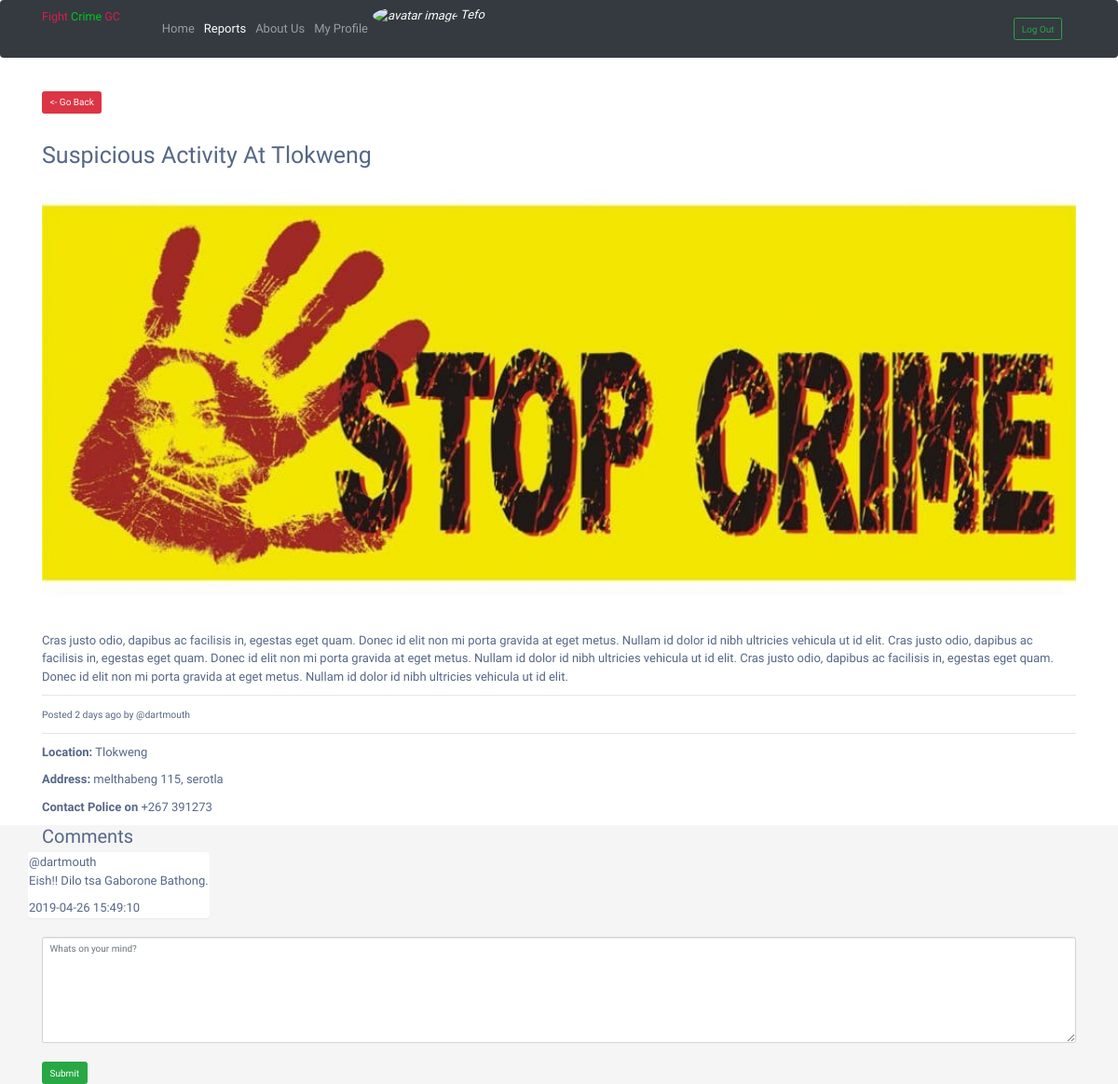
The app's page /reports-readmore.php?id=2 (signed in) with its own data.
### tables this page shows
CREATE TABLE `reports` (
  `id` int(255) NOT NULL,
  `title` varchar(191) NOT NULL,
  `member_id` int(191) DEFAULT NULL,
  `username` varchar(255) NOT NULL,
  `description` text NOT NULL,
  `location` varchar(255) NOT NULL,
  `address` varchar(255) NOT NULL,
  `number` int(255) NOT NULL,
  `date_reported` timestamp NOT NULL DEFAULT CURRENT_TIMESTAMP
);

CREATE TABLE `comments` (
  `id` int(255) NOT NULL,
  `username` varchar(255) DEFAULT NULL,
  `message` text,
  `report_id` int(255) DEFAULT NULL,
  `post_date` timestamp NOT NULL DEFAULT CURRENT_TIMESTAMP
);

### reports-readmore.php (the view, shortened to what this page needs)
<!DOCTYPE html>
<html lang="en">
<head>
<link rel="stylesheet" href="https://maxcdn.bootstrapcdn.com/font-awesome/4.7.0/css/font-awesome.min.css">
<link rel="stylesheet" href="../css/bootstrap.min.css">
<link rel="stylesheet" href="https://stackpath.bootstrapcdn.com/bootstrap/4.3.1/css/bootstrap.min.css">
</head>
<body>
<section style="background-color:white">
      <nav class="navbar navbar-expand-md navbar-dark fixed-top bg-dark">
        <div class="container">
        <a class="navbar-brand" href="index.php"><span style="color:rgb(219, 29, 76)">Fight</span> <span
                style="color:rgb(0, 199, 30)">Crime</span> <span style="color:rgb(219, 29, 76)">GC</span></a>
        <div class="collapse navbar-collapse" id="navbarCollapse">
            <ul class="navbar-nav mr-auto">
                <li class="nav-item">
                    <a class="nav-link" href="index.php">Home <span class="sr-only">(current)</span></a>
                </li>
                <li class="nav-item  active">
                    <a class="nav-link" href="reports.php">Reports</a>
                </li>
                <li class="nav-item">
                    <a class="nav-link" href="about.php">About Us</a>
                </li>
                <?php if(isset($_SESSION['ID'])){
                $userAcc = $_SESSION['name'];
                echo "<li class='nav-item'>";
                echo "<a class='nav-link' href="."'profile.php'"."> My Profile </a>";
                echo "</li>";
                echo '<li class="nav-item avatar"> <a class="nav-link p-0" style="color:white;font-style: italic;"><img src="images/user.svg" class="rounded-circle z-depth-0" alt="avatar image" height="45">    '.$userAcc.'</a></li>';
                }?>
                        </ul>
                        <?php if(isset($_SESSION['ID'])){
                echo "<form method='GET' action="."'includes/logout.inc.php'>";
                echo "<button class='btn btn-outline-success my-2 my-sm-0' type="."'submit'"." name='logout'> Log Out </button> ";
                echo "</form>";
                }else{
                echo "<button class='btn btn-outline-success my-2 my-sm-0' data-toggle="."'modal' data-target="."'#exampleModal'>"."Login</button>";
                }?>
        </div>
        </div>
    </nav>
    <div>
        <br>
        <br>
        <br>
        <br>
        <br>
    </div>
    <?php
        if(isset($_GET['id'])){
            $id = $_GET['id'];
            require 'includes/dbh.inc.php';
            $sql = "SELECT * FROM reports where id=$id";
            $result = $con->query($sql);
            function time_elapsed_string($datetime, $full = false) {
                $now = new DateTime;
                $ago = new DateTime($datetime);
                $diff = $now->diff($ago);
                $diff->w = floor($diff->d / 7);
                $diff->d -= $diff->w * 7;
                $string = array(
                    'y' => 'year',
                    'm' => 'month',
                    'w' => 'week',
                    'd' => 'day',
                    'h' => 'hour',
                    'i' => 'minute',
                    's' => 'second',
                );
                foreach ($string as $k => &$v) {
                    if ($diff->$k) {
                        $v = $diff->$k . ' ' . $v . ($diff->$k > 1 ? 's' : '');
                    } else {
                        unset($string[$k]);
                    }
                }
                if (!$full) $string = array_slice($string, 0, 1);
                return $string ? implode(', ', $string) . ' ago' : 'just now';
            }
            if ($result->num_rows > 0) {
                while($row = $result->fetch_assoc()) {
                    $time = $row['date_reported'];
                    $date_reported =  time_elapsed_string($time);
                    echo '<div class="container">
                    <p><a href="reports.php" class="btn btn-danger"> &lt;- Go Back</a></p>
                    <br>
                    <h1>'.$row['title'].' At '.$row['location'].'</h1>
                    <img style="width:100%" src="images/banner.jpg">
                    <br><br>
                    <div>
                     '.$row['description'].'
                    </div>
                    <hr>
                    <small>Posted '.$date_reported.' by '.$row['username'].'</small>
                    <hr>
                        <p><strong>Location:</strong> '.$row['location'].' </p>
                        <p><strong>Address:</strong> '.$row['address'].' </p>
                        <p><strong>Contact Police on</strong> +267 391273 </p>
                    </div>';
                }
            } else {
                echo "0 results";
            }
        }
    ?>
    </section>
    <section class="comments">
        <div class="container">
            <h2>Comments</h2>
            <div class="row">
        <?php
            require 'includes/dbh.inc.php';
            $id = $_GET['id'];
            $sql = "SELECT * FROM comments WHERE report_id=$id";
            $result = $con->query($sql);
            if ($result->num_rows > 0) {
                while($row = $result->fetch_assoc()){
                    $name = $row['username'];
                    $comment = $row['message'];
                    $date = $row['post_date'];
                    echo '<div class="panel">
                    <span>@'.$name.'</span>
                    <p>'.$comment.'</p>
                    <span>'.$date.'</span>
                    </div>';
                }
            } else {
               echo ' <div class="container">
                    <h3> 0 Comments </h3>
                </div>';
            }
        ?>
        </div>
        </div>
    <?php
        if(isset($_SESSION['username'])){
            $x = $_GET['id'];
            $y = $_SESSION['username'];
            echo '
            <div class="container">
            <form method="post" action="includes/comments.inc.php">
            <input type="hidden" name="hidden_id" value="'.$x.'">
            <textarea class="form-control" name="comment" id="comment" placeholder="Whats on your mind?" cols="30" rows="7"></textarea>
            <input type="hidden" name="hidden_user" value="'.$y.'">
            <br>
            <input class="btn btn-success" type="submit" name="submit-comment" >
        </form>
            </div>';
        }
    ?>
    </section>
</body>
</html>

### reports-readmore.php (style rules this page uses)
body { color: #566787; background: #f5f5f5; font-family: 'Varela Round', sans-serif; font-size: 13px; }

### records on screen
reports: title "Suspicious Activity", location "Tlokweng", description "Cras justo odio, dapibus ac facilisis in, egestas eget quam. Donec id elit non mi porta gravida at eget metus. Nullam id dolor id nibh ultricies vehicula ut id elit. Cras justo odio, dapibus ac facilisis in, egestas eget quam. Donec id elit non mi porta gravida at eget metus. Nullam id dolor id nibh ultricies vehicula ut id elit. Cras justo odio, dapibus ac facilisis in, egestas eget quam. Donec id elit non mi porta gravida at eget metus. Nullam id dolor id nibh ultricies vehicula ut id elit.", date_reported "2 days ago", username "@dartmouth", address "melthabeng 115, serotla"
comments: username "dartmouth", message "Eish!! Dilo tsa Gaborone Bathong.", post_date "2019-04-26 15:49:10"

### other values on screen
$userAcc "Tefo"
